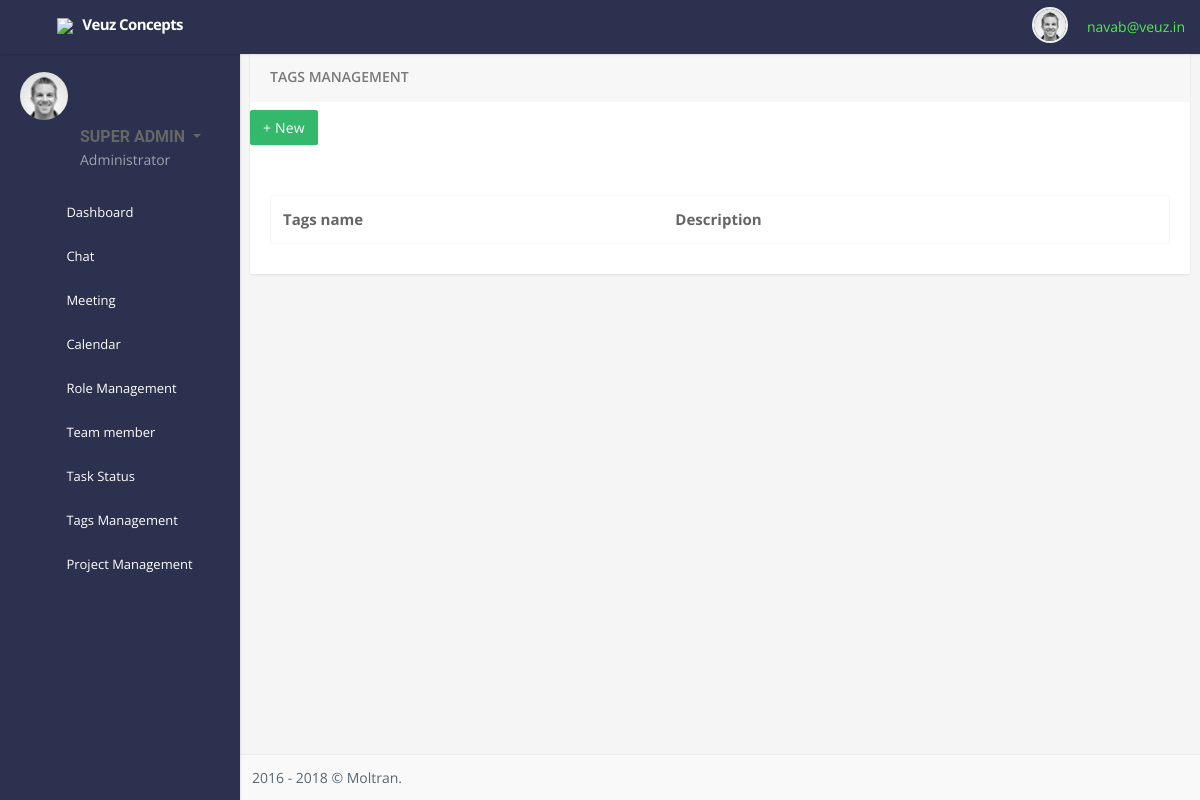
Page /tags_management (signed in) on the earlier database version.
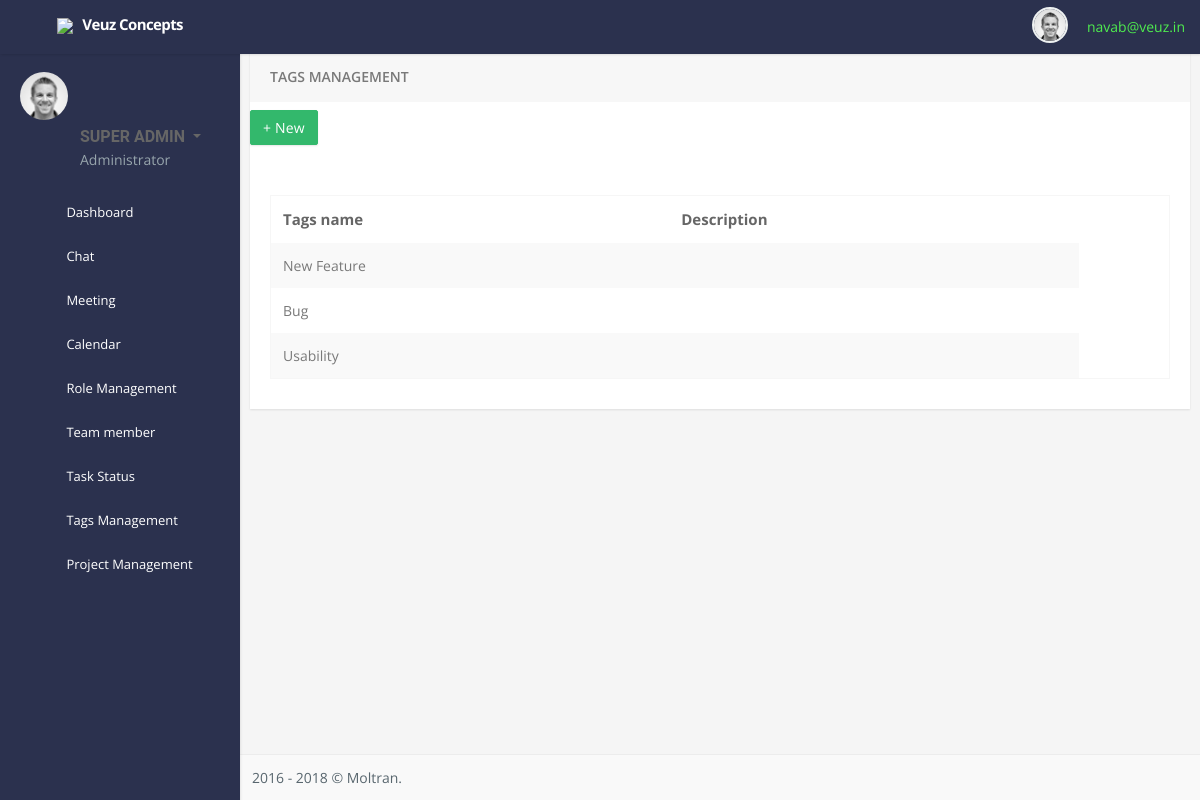
Same page on the later database version.
### my_app/models.py (models this page shows, shortened)
class common_table(models.Model):
    created_by = models.ForeignKey(User, related_name="%(app_label)s_%(class)s_ownership",on_delete=models.CASCADE,null=True)
    created_dt = models.DateField(auto_now=True)
    updated_by =  models.ForeignKey(User, related_name="%(app_label)s_%(class)s_ownership1",on_delete=models.CASCADE,null=True)
    updated_dt = models.DateField(null=True)
    created_tm = models.TimeField(auto_now=True)
    updated_tm = models.TimeField(null=True)
    status = models.CharField(max_length=10, null=True)
    class Meta:
        abstract = True

class tags_name_master(common_table):
    active_user_id = models.ForeignKey(User_details,related_name="tags_active_userid",on_delete=models.CASCADE,null=True)
    active_auth_user_id = models.ForeignKey(User,related_name="tags_active_auth_id",on_delete=models.CASCADE,null=True)
    tags_name = models.CharField(max_length=15,null=True)
    tags_color = models.CharField(max_length=55,null=True)
    company_id = models.ForeignKey(company_master, on_delete=models.CASCADE,related_name="tags_company_id", null=True)

### my_app/views.py (the view)
# urls.py: path('tags_management',views.tags_management,name='tags_management'),
def tags_management(request):
    user_details_data = User_details.objects.get(auth_user=request.user)
    tags_name = tags_name_master.objects.filter(company_id=user_details_data.company_id)
    context = {
        "tags_name":tags_name,
        "user_details_data":user_details_data
    }
    return render(request, 'tags_management.html',context)

### my_app/templatetags/permissions.py (called while the page is built, shortened)
@register.filter(name='company_nav_perm_check')
def company_nav_perm_check(value,args):
    user_dat = User.objects.get(id=value)
    try:
        user_details = User_details.objects.get(auth_user=user_dat)
    except:
        pass
    st = user_dat.is_superuser
    if st == True:
        if args == "Role" or args == "Team member":
            return False
        else:
            return True
    if user_details.user_type == "company_admin":
        if args == "Role" or args == "Team member":
            return True

### my_app/templates/tags_management.html (shortened to what this page needs)
{% extends "base.html" %}
{% load static %}
{% block content %}
<div class="col-lg-12 mt-4">
    <div class="card">
        <div class="card-header">
            <h3 class="card-title">Tags Management</h3>
        </div>
        <div class="m-b-30 mt-2">
            <a href="new_tags">
                <button id="addToTable" class="btn btn-success waves-effect waves-light">+ New  </button>
            </a>
        </div>
        <div class="card-body">
            <div class="row">
                <div class="col-md-12 col-sm-12 col-12">
                    <table id="datatable" class="table table-striped table-bordered dt-responsive nowrap" style="border-collapse: collapse; border-spacing: 0; width: 100%;">
                        <thead>
                            <tr>
                                <th>Tags name</th>
                                <th>Description</th>
                                <th>
                                </th>
                            </tr>
                        </thead>
                        <tbody>
                            {% for i in tags_name %}
                            <tr>
                                <td>{{i.tags_name}}</td>
                                <td>
                                </td>
                            </tr>
                            {% endfor %}
                        </tbody>
                    </table>
                </div>
            </div>
        </div>
    </div>
</div>
{% endblock %}

### my_app/templates/base.html (shortened to what this page needs)
<!DOCTYPE html>
<html lang="en">
{% load static %}
{% load permissions %}
<head>
    <link href="{% static 'plugins/sweetalert2/sweetalert2.css' %}" rel="stylesheet" type="text/css">
    <link href="../static/plugins/select2/dist/css/select2.css" rel="stylesheet" type="text/css">
    <link href="../static/plugins/select2/dist/css/select2-bootstrap.css" rel="stylesheet" type="text/css">
    <link href="{% static 'assets/css/bootstrap.min.css' %}" rel="stylesheet" type="text/css" />
    <link href="{% static 'assets/css/icons.css' %}" rel="stylesheet" type="text/css" />
    <link href="{% static 'assets/css/style.css' %}" rel="stylesheet" type="text/css" />
</head>
<body class="fixed-left">
    <div id="wrapper" >
        <div class="topbar">
            <div class="topbar-left">
                <div class="text-center">
                    <a href="index" class="logo">
                        <img style="width: 31%;" src="{% static 'veuz.png' %}">
                       <span>Veuz Concepts </span></a>
                </div>
            </div>
            <nav class="navbar navbar-default">
                <div class="container-fluid">
                    <ul class="list-inline menu-left mb-0">
                        <li class="float-left">
                            <a href="#" class="button-menu-mobile open-left">
                            </a>
                        </li>
                    </ul>
                    <ul class="nav navbar-right float-right list-inline">
                        <li class="dropdown d-none d-sm-block">
                        </li>
                        <li class="d-none d-sm-block">
                        </li>
                        <li class="d-none d-sm-block">
                        </li>
                        <li class="dropdown open">
                            <a href="" class="dropdown-toggle profile" data-toggle="dropdown" aria-expanded="true"><img src="{% static 'assets/images/users/avatar-1.jpg' %}" alt="user-img" class="rounded-circle"> </a>
                            <span class="ms-1 nav-user-name hidden-sm" style="color: rgb(79, 237, 79);">{{request.user}}</span>
                        </li>
                    </ul>
                </div>
            </nav>
        </div>
        <div class="left side-menu">
            <div class="sidebar-inner slimscrollleft">
                <div class="user-details">
                    <div class="pull-left">
                        <img src="{% static 'assets/images/users/avatar-1.jpg' %}" alt="" class="thumb-md rounded-circle">
                    </div>
                    <div class="user-info">
                        <div class="dropdown">
                            <a href="#" class="dropdown-toggle" data-toggle="dropdown" aria-haspopup="true" aria-expanded="false">
                                       SUPER ADMIN
                                </a>
                        </div>
                        <p class="text-muted m-0">Administrator</p>
                    </div>
                </div>
                <div id="sidebar-menu">
                    <ul>
                        <li>
                            <a href="index" class="waves-effect"><span> Dashboard </span></a>
                        </li>
                        <li class="has_sub">
                            <a href="chat" class="waves-effect"><span> Chat </span><span class="pull-right"></span></a>
                        </li>
                        <li>
                            <a href="meeting" class="waves-effect"><span> Meeting </span></a>
                        </li>
                        <li>
                            <a href="calendar" class="waves-effect"><span> Calendar </span></a>
                        </li>
                        {% if request.user.id|company_nav_perm_check:"Role" %}
                        <li>
                            <a href="role_management" class="waves-effect"><span> Role Management</span></a>
                        </li>
                        {% endif %}
                        {% if request.user.id|company_nav_perm_check:"Team member" %}
                        <li>
                            <a href="member_management" class="waves-effect"><span> Team member</span></a>
                        </li>
                        {% endif %}
                        {% if user_details_data.user_type == "company_admin" %}
                        <li>
                            <a href="task_status_management" class="waves-effect"><span> Task Status</span></a>
                        </li>
                        <li>
                            <a href="tags_management" class="waves-effect"><span> Tags Management</span></a>
                        </li>
                        {% endif %}
                        {% if user.is_superuser %}
                            {% else %}
                        <li class="has_sub">
                            <a href="project_management" class="waves-effect"><span> Project Management </span><span class="pull-right"></span></a>
                        </li>
                        {% endif %}
                    </ul>
                </div>
            </div>
        </div>
        <div class="content-page">
            <div class="content">
                {% block content %}
                {% endblock %}
            </div>
            <footer class="footer text-right" style="padding: 12px 12px!important">
                2016 - 2018 © Moltran.
            </footer>
        </div>
    </div>
</body>
</html>

Differences in the rows shown:
added tags_name_master: tags_name "New Feature"
added tags_name_master: tags_name "Bug"
added tags_name_master: tags_name "Usability"
